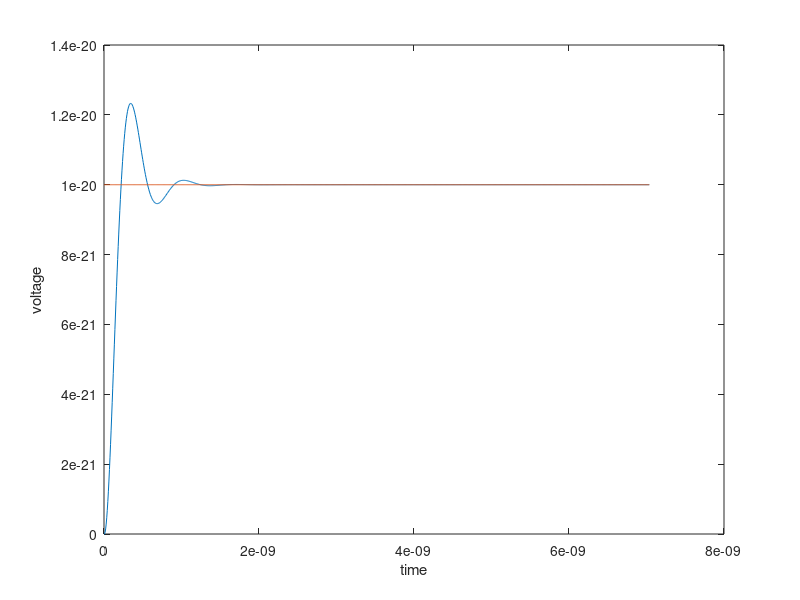

Reproduce this figure in MATLAB.
clear all
%values of circuit elements
R = 900;
C = 0.1 * 10^(-12);
L = 100 * 10^(-9);
%initial voltage
y_0 = 0;
y_prime_0 = 0;
%variables for diff eq
b = R/L;
c = 1/(L*C);
s = roots([1 b c]);
tau = -1/real(s(1))%time constant
omega_d = imag(s(1))%damping coeff
T_d = 2*pi/omega_d;%period
delta_t = T_d/100;%delta t to discretize

t = [0:delta_t:10*T_d];
y1 = zeros(size(t));
y2 = zeros(size(t));
x = ones(size(t));

for n = 1:1:length(t)-1
    if n == 1
        y1(1) = y_0;
        y2(1) = y_prime_0;
    end
    y1(n+1) = y1(n) + delta_t*y2(n);
    y2(n+1) = delta_t*(x(n) - b*y2(n) -c*y1(n))+y2(n);
end
figure(1);
plot(t,y1,t,(1/c)*ones(size(t)));
xlabel('time')
ylabel('voltage')